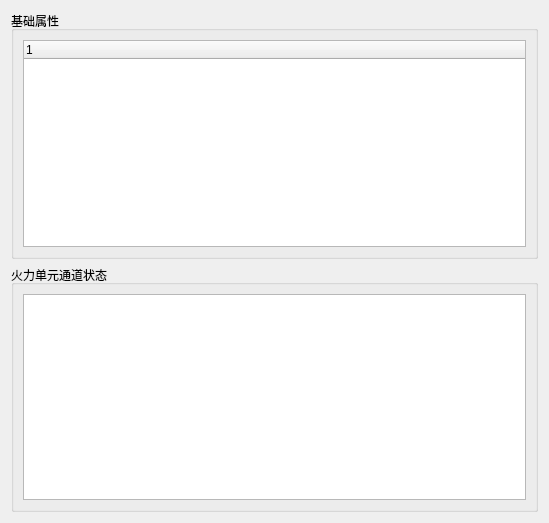
<?xml version="1.0" encoding="UTF-8"?>
<ui version="4.0">
 <class>ZhiKongView</class>
 <widget class="QWidget" name="ZhiKongView">
  <property name="geometry">
   <rect>
    <x>0</x>
    <y>0</y>
    <width>549</width>
    <height>523</height>
   </rect>
  </property>
  <property name="windowTitle">
   <string>Form</string>
  </property>
  <layout class="QGridLayout" name="gridLayout">
   <item row="0" column="0">
    <widget class="QGroupBox" name="groupBox_2">
     <property name="title">
      <string>基础属性</string>
     </property>
     <layout class="QGridLayout" name="gridLayout_2">
      <item row="0" column="0">
       <widget class="QTreeWidget" name="treeWidget">
        <column>
         <property name="text">
          <string notr="true">1</string>
         </property>
        </column>
       </widget>
      </item>
     </layout>
    </widget>
   </item>
   <item row="1" column="0">
    <widget class="QGroupBox" name="groupBox">
     <property name="title">
      <string>火力单元通道状态</string>
     </property>
     <layout class="QGridLayout" name="gridLayout_3">
      <item row="0" column="0">
       <widget class="QTableWidget" name="tableWidget"/>
      </item>
     </layout>
    </widget>
   </item>
  </layout>
 </widget>
 <resources/>
 <connections/>
</ui>
